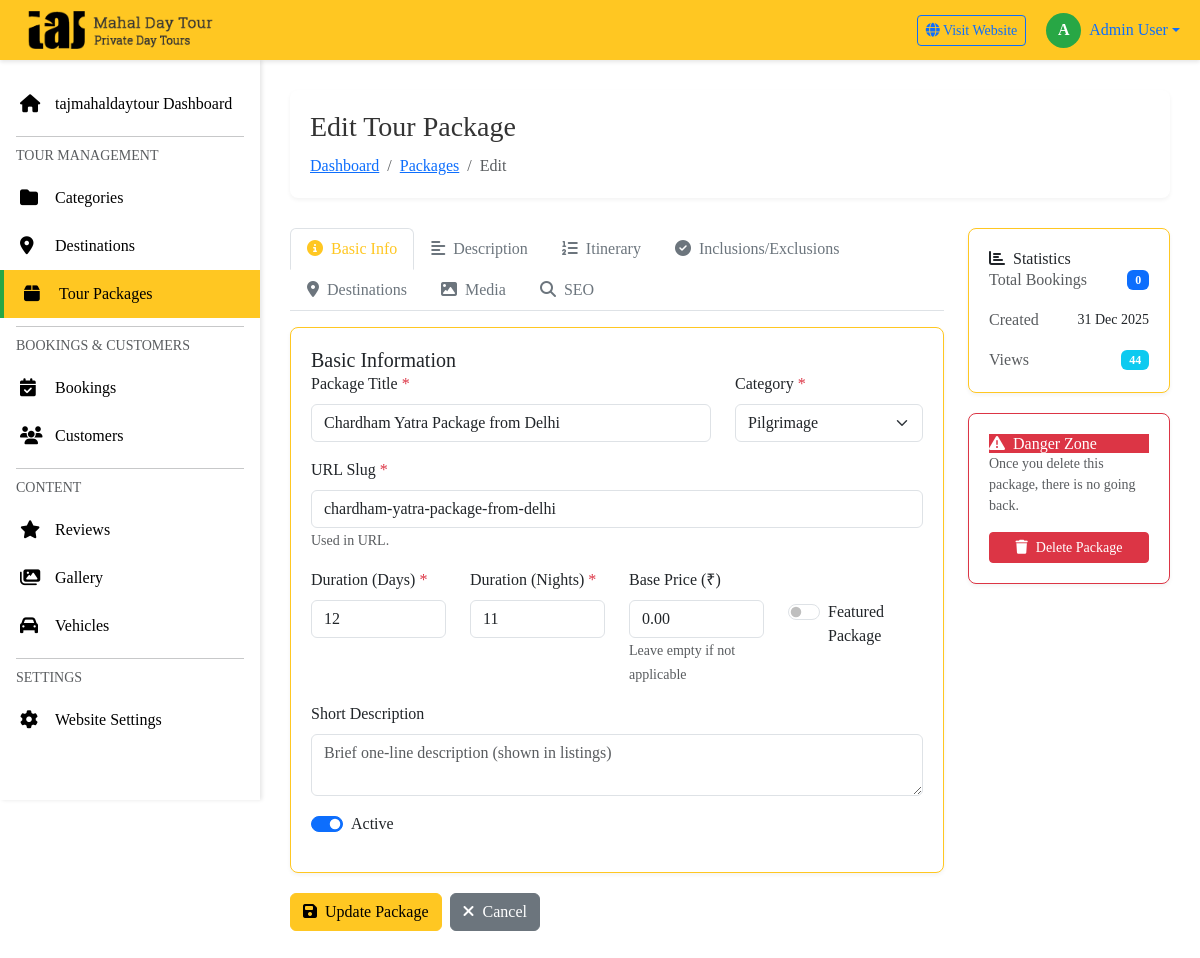
/admin/packages/edit.php?id=6 (signed in), run on the app's committed database.
### tables this page shows
CREATE TABLE `tour_packages` (
  `id` int(11) NOT NULL,
  `category_id` int(11) NOT NULL,
  `title` varchar(255) NOT NULL,
  `slug` varchar(255) NOT NULL,
  `short_description` text DEFAULT NULL,
  `description` longtext DEFAULT NULL,
  `duration_days` int(11) NOT NULL,
  `duration_nights` int(11) NOT NULL,
  `base_price` decimal(10,2) NOT NULL,
  `discounted_price` decimal(10,2) DEFAULT NULL,
  `price_type` enum('per_person','per_group') DEFAULT 'per_person',
  `featured_image` varchar(255) DEFAULT NULL,
  `gallery_images` text DEFAULT NULL,
  `video_url` varchar(255) DEFAULT NULL,
  `max_group_size` int(11) DEFAULT 20,
  `min_age` int(11) DEFAULT 0,
  `difficulty_level` enum('easy','moderate','challenging','difficult') DEFAULT 'easy',
  `inclusions` text DEFAULT NULL,
  `exclusions` text DEFAULT NULL,
  `meta_title` varchar(255) DEFAULT NULL,
  `meta_description` text DEFAULT NULL,
  `meta_keywords` text DEFAULT NULL,
  `is_active` tinyint(1) DEFAULT 1,
  `is_featured` tinyint(1) DEFAULT 0,
  `is_bestseller` tinyint(1) DEFAULT 0,
  `display_order` int(11) DEFAULT 0,
  `views` int(11) DEFAULT 0,
  `created_at` timestamp NOT NULL DEFAULT current_timestamp(),
  `updated_at` timestamp NOT NULL DEFAULT current_timestamp() ON UPDATE current_timestamp()
);

CREATE TABLE `categories` (
  `id` int(11) NOT NULL,
  `name` varchar(100) NOT NULL,
  `slug` varchar(100) NOT NULL,
  `description` text DEFAULT NULL,
  `icon` varchar(255) DEFAULT NULL,
  `image` varchar(255) DEFAULT NULL,
  `display_order` int(11) DEFAULT 0,
  `is_active` tinyint(1) DEFAULT 1,
  `show_in_header` tinyint(1) DEFAULT 1,
  `created_at` timestamp NOT NULL DEFAULT current_timestamp(),
  `updated_at` timestamp NOT NULL DEFAULT current_timestamp() ON UPDATE current_timestamp()
);

### admin/includes/functions.php (called while the page is built, shortened)
<?php
function format_date($date) {
    return date('d M Y', strtotime($date));
}
?>

### admin/packages/edit.php (the view, shortened to what this page needs)
<?php
require_once '../includes/config.php';
require_once '../includes/functions.php';
$id = intval($_GET['id']);
$query = "SELECT * FROM tour_packages WHERE id = $id";
$result = mysqli_query($conn, $query);
$package = mysqli_fetch_assoc($result);
$categories_query = "SELECT * FROM categories WHERE is_active = 1 ORDER BY display_order";
$categories = mysqli_query($conn, $categories_query);
$booking_count_query = "SELECT COUNT(*) as count FROM bookings WHERE package_id = $id";
$booking_count_result = mysqli_query($conn, $booking_count_query);
$booking_count = mysqli_fetch_assoc($booking_count_result)['count'];
include '../includes/header.php';
include '../includes/sidebar.php';
?>
<div class="main-content">
    <div class="page-header">
        <div>
            <h1 class="page-title">Edit Tour Package</h1>
            <nav aria-label="breadcrumb">
                <ol class="breadcrumb">
                    <li class="breadcrumb-item"><a href="../dashboard.php">Dashboard</a></li>
                    <li class="breadcrumb-item"><a href="index.php">Packages</a></li>
                    <li class="breadcrumb-item active">Edit</li>
                </ol>
            </nav>
        </div>
    </div>
    <div class="row">
        <div class="col-lg-9">
            <form method="POST" enctype="multipart/form-data" id="packageForm">
                <ul class="nav nav-tabs mb-3" role="tablist">
                    <li class="nav-item">
                        <a class="nav-link active" data-bs-toggle="tab" href="#basic">
                            <i class="fas fa-info-circle me-2"></i>Basic Info
                        </a>
                    </li>
                    <li class="nav-item">
                        <a class="nav-link" data-bs-toggle="tab" href="#description">
                            <i class="fas fa-align-left me-2"></i>Description
                        </a>
                    </li>
                    <li class="nav-item">
                        <a class="nav-link" data-bs-toggle="tab" href="#itinerary">
                            <i class="fas fa-list-ol me-2"></i>Itinerary
                        </a>
                    </li>
                    <li class="nav-item">
                        <a class="nav-link" data-bs-toggle="tab" href="#inclusions">
                            <i class="fas fa-check-circle me-2"></i>Inclusions/Exclusions
                        </a>
                    </li>
                    <li class="nav-item">
                        <a class="nav-link" data-bs-toggle="tab" href="#destinations">
                            <i class="fas fa-map-marker-alt me-2"></i>Destinations
                        </a>
                    </li>
                    <li class="nav-item">
                        <a class="nav-link" data-bs-toggle="tab" href="#media">
                            <i class="fas fa-image me-2"></i>Media
                        </a>
                    </li>
                    <li class="nav-item">
                        <a class="nav-link" data-bs-toggle="tab" href="#seo">
                            <i class="fas fa-search me-2"></i>SEO
                        </a>
                    </li>
                </ul>
                <div class="tab-content">
                    <div class="tab-pane fade show active" id="basic">
                        <div class="admin-card">
                            <div class="card-header">
                                <h5 class="mb-0">Basic Information</h5>
                            </div>
                            <div class="card-body">
                                <div class="row">
                                    <div class="col-md-8 mb-3">
                                        <label class="form-label">Package Title <span class="text-danger">*</span></label>
                                        <input type="text" name="title" id="title" class="form-control"
                                               value="<?php echo htmlspecialchars($package['title']); ?>"
                                               required>
                                    </div>
                                    <div class="col-md-4 mb-3">
                                        <label class="form-label">Category <span class="text-danger">*</span></label>
                                        <select name="category_id" class="form-select" required>
                                            <?php
                                            mysqli_data_seek($categories, 0);
                                            while($cat = mysqli_fetch_assoc($categories)):
                                            ?>
                                                <option value="<?php echo $cat['id']; ?>"
                                                        <?php echo $package['category_id'] == $cat['id'] ? 'selected' : ''; ?>>
                                                    <?php echo htmlspecialchars($cat['name']); ?>
                                                </option>
                                            <?php endwhile; ?>
                                        </select>
                                    </div>
                                </div>
                                <div class="mb-3">
                                    <label class="form-label">URL Slug <span class="text-danger">*</span></label>
                                    <input type="text" name="slug" id="slug" class="form-control"
                                           value="<?php echo htmlspecialchars($package['slug']); ?>"
                                           required>
                                    <small class="text-muted">Used in URL.</small>
                                </div>
                                <div class="row">
                                    <div class="col-md-3 mb-3">
                                        <label class="form-label">Duration (Days) <span class="text-danger">*</span></label>
                                        <input type="number" name="duration_days" id="duration_days" class="form-control"
                                               value="<?php echo $package['duration_days']; ?>"
                                               min="1" required>
                                    </div>
                                    <div class="col-md-3 mb-3">
                                        <label class="form-label">Duration (Nights) <span class="text-danger">*</span></label>
                                        <input type="number" name="duration_nights" class="form-control"
                                               value="<?php echo $package['duration_nights']; ?>"
                                               min="0" required>
                                    </div>
                                    <div class="col-md-3 mb-3">
                                        <label class="form-label">Base Price (₹)</label>
                                        <input type="number" name="base_price" class="form-control"
                                               value="<?php echo $package['base_price']; ?>"
                                               step="0.01" min="0" placeholder="Optional">
                                        <small class="text-muted">Leave empty if not applicable</small>
                                    </div>
                                    <div class="col-md-3 mb-3">
                                        <label class="form-label">&nbsp;</label>
                                        <div class="form-check form-switch">
                                            <input type="checkbox" name="is_featured" class="form-check-input" id="is_featured"
                                                   <?php echo $package['is_featured'] ? 'checked' : ''; ?>>
                                            <label class="form-check-label" for="is_featured">Featured Package</label>
                                        </div>
                                    </div>
                                </div>
                                <div class="mb-3">
                                    <label class="form-label">Short Description</label>
                                    <textarea name="short_description" class="form-control" rows="2"
                                              placeholder="Brief one-line description (shown in listings)"><?php echo htmlspecialchars($package['short_description'] ?? ''); ?></textarea>
                                </div>
                                <div class="mb-3">
                                    <div class="form-check form-switch">
                                        <input type="checkbox" name="is_active" class="form-check-input" id="is_active"
                                               <?php echo $package['is_active'] ? 'checked' : ''; ?>>
                                        <label class="form-check-label" for="is_active">Active</label>
                                    </div>
                                </div>
                            </div>
                        </div>
                    </div>
                </div>
                <div class="d-flex gap-2 mt-3">
                    <button type="submit" class="btn btn-primary">
                        <i class="fas fa-save me-2"></i>Update Package
                    </button>
                    <a href="index.php" class="btn btn-secondary">
                        <i class="fas fa-times me-2"></i>Cancel
                    </a>
                </div>
            </form>
        </div>
        <div class="col-lg-3">
            <div class="admin-card">
                <div class="card-header">
                    <h6 class="mb-0"><i class="fas fa-chart-bar me-2"></i>Statistics</h6>
                </div>
                <div class="card-body">
                    <div class="stat-item mb-3">
                        <div class="d-flex justify-content-between align-items-center">
                            <span class="text-muted">Total Bookings</span>
                            <span class="badge bg-primary"><?php echo $booking_count; ?></span>
                        </div>
                    </div>
                    <div class="stat-item mb-3">
                        <div class="d-flex justify-content-between align-items-center">
                            <span class="text-muted">Created</span>
                            <span class="small"><?php echo format_date($package['created_at']); ?></span>
                        </div>
                    </div>
                    <div class="stat-item">
                        <div class="d-flex justify-content-between align-items-center">
                            <span class="text-muted">Views</span>
                            <span class="badge bg-info"><?php echo $package['views']; ?></span>
                        </div>
                    </div>
                </div>
            </div>
            <div class="admin-card mt-3 border-danger">
                <div class="card-header bg-danger text-white">
                    <h6 class="mb-0"><i class="fas fa-exclamation-triangle me-2"></i>Danger Zone</h6>
                </div>
                <div class="card-body">
                    <p class="text-muted small mb-3">Once you delete this package, there is no going back.</p>
                    <a href="delete.php?id=<?php echo $id; ?>"
                       class="btn btn-danger btn-sm w-100"
                       onclick="return confirm('Are you sure you want to delete this package? This action cannot be undone.')">
                        <i class="fas fa-trash me-2"></i>Delete Package
                    </a>
                </div>
            </div>
        </div>
    </div>
</div>
<?php include '../includes/footer.php'; ?>

### admin/includes/header.php (style rules this page uses)
:root { --primary-color: #ffc722; --secondary-color: #000000; --accent-red: #dc3545; --accent-green: #28a745; --accent-white: #fff; --sidebar-width: 260px; --header-height: 60px; }
* { margin: 0; padding: 0; box-sizing: border-box; }
body { font-family: 'Playfair Display', Georgia, serif; background: #fff; }
.page-header { background: white; padding: 20px; border-radius: 8px; margin-bottom: 30px; box-shadow: 0 2px 4px rgba(0,0,0,0.05); }
.page-header h1 { font-size: 28px; color: #333; margin: 0; }
.page-header .breadcrumb { margin: 10px 0 0 0; background: none; padding: 0; }
.admin-card { background: #fff; border-radius: 8px; padding: 20px; box-shadow: 0 2px 4px rgba(0,0,0,0.05); margin-bottom: 20px; border: 1px solid #ffc722; }
.btn-primary { background: var(--primary-color); border-color: var(--primary-color); color: #000; font-family: 'Playfair Display', Georgia, serif; }

### admin/packages/edit.php (style rules this page uses)
.nav-tabs .nav-link { color: #6c757d; }
.nav-tabs .nav-link.active { color: var(--primary-color); border-color: #dee2e6 #dee2e6 #fff; }

### admin/includes/footer.php (style rules this page uses)
body, .admin-content, .admin-sidebar, .admin-header, .admin-card, .page-header, .menu-link, .btn, .breadcrumb { font-family: 'Playfair Display', Georgia, serif !important; }

### data on the page
tour_packages: title "Chardham Yatra Package from Delhi", category_id "Pilgrimage", slug "chardham-yatra-package-from-delhi", duration_days "12", duration_nights "11", base_price "0.00", is_active "☑", created_at "31 Dec 2025", views "44"

### other printed values
substr($_SESSION['admin_name'] ?? 'A', 0, 1) "A"
$_SESSION['admin_name'] "Admin User"
$booking_count "0"
